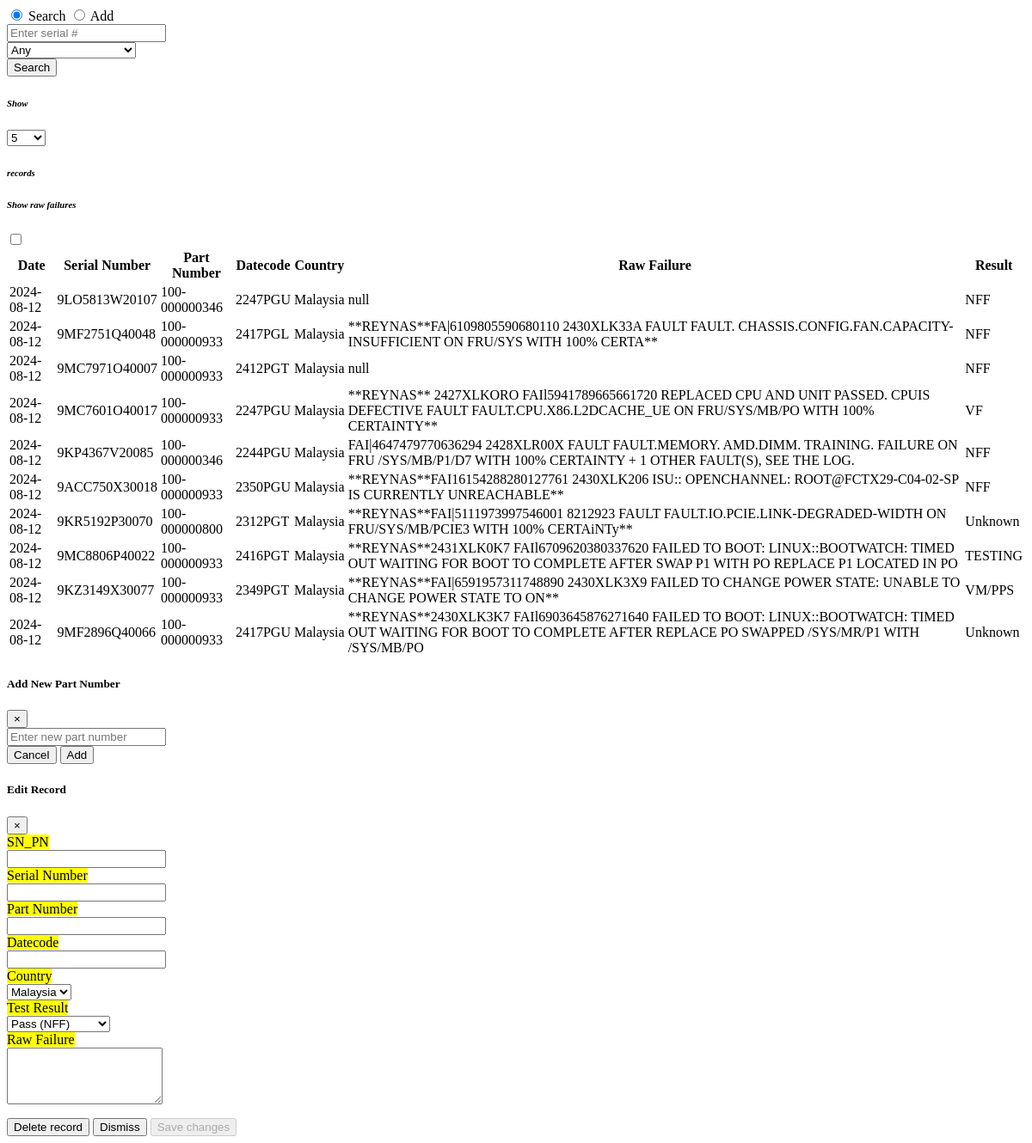
Page /home on the earlier database version.
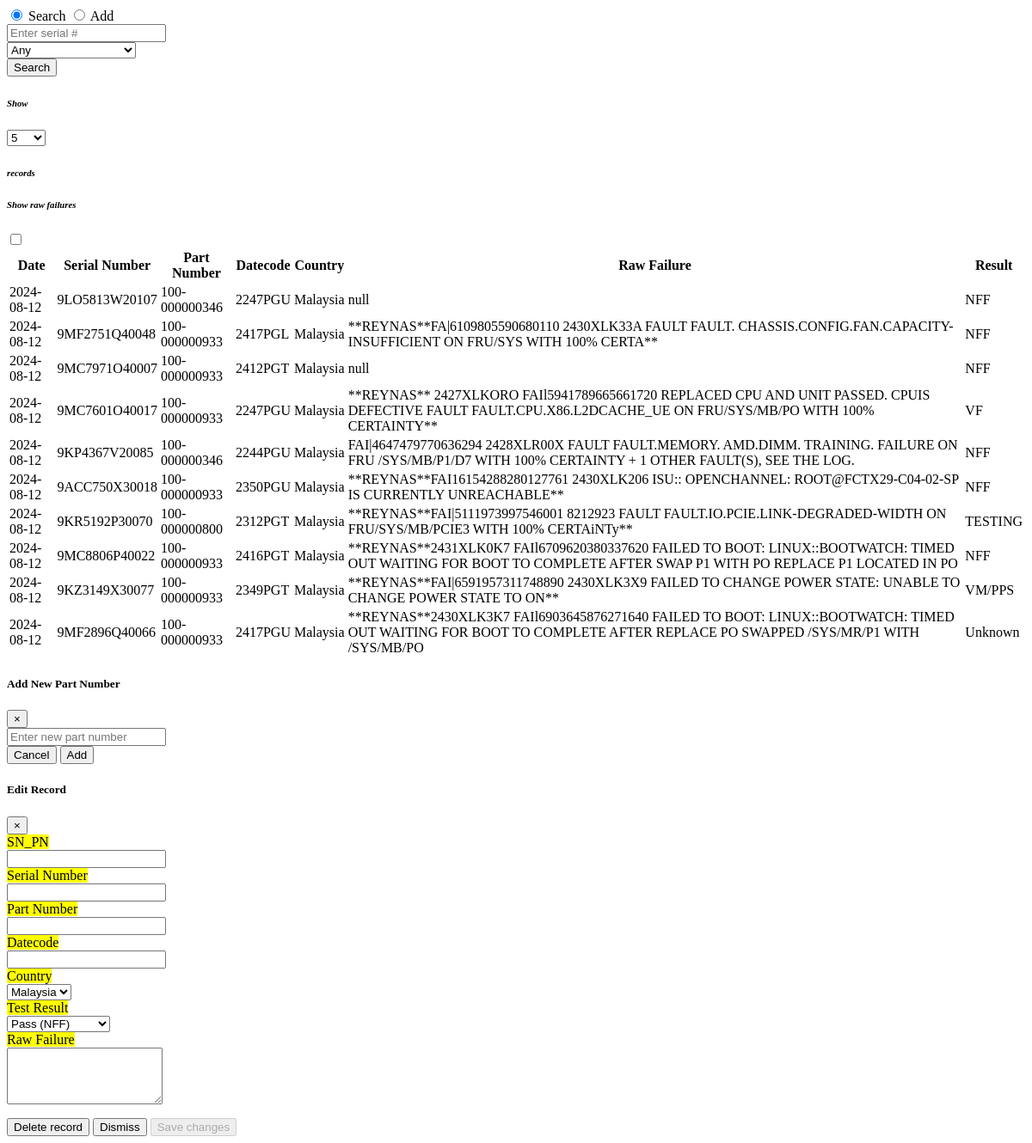
Same page on the later database version.
### tables this page shows
CREATE TABLE UNITS (
        id INTEGER PRIMARY KEY AUTOINCREMENT,
        date_added DATE DEFAULT (CURRENT_DATE),
        serial_number VARCHAR(20) UNIQUE NOT NULL ,
        part_number VARCHAR(20),
        datecode VARCHAR(10),
        country VARCHAR(15),
        composite_snpn VARCHAR(30),
        test_result VARCHAR(10) DEFAULT 'Unknown',
        raw_failure VARCHAR(150)
    );

### app.py (the view)
@app.route('/home')
def home():
    db = get_db()
    units = db.execute('SELECT * FROM UNITS ORDER BY date_added DESC LIMIT 10').fetchall()
    parts = db.execute('SELECT part_number FROM PARTS WHERE enabled = 1').fetchall()
    db.close()
    return render_template('home.html', units=units, parts=parts)

### app.py (called while the page is built)
def get_db():
    db = getattr(g, '_database', None)
    if db is None:
        db = g._database = sqlite3.connect('cputracker.db')
        db.row_factory = sqlite3.Row  # This allows us to access columns by name
    return db

@app.teardown_appcontext
def close_connection(exception):
    db = getattr(g, '_database', None)
    if db is not None:
        db.close()

### templates/home.html (shortened to what this page needs)
  <div class="navbar navbar-dark bg-dark">
    <form class="col-12">
        <div class="form-row">
            <div class="col-12 col-md-2 mb-2 mb-md-0">
                <div class="btn-group btn-group-toggle w-100" data-toggle="buttons">
                    <label class="btn btn-lg btn-secondary active" for="searchMode">
                        <input type="radio" name="options" id="searchMode" autocomplete="off" checked onclick="setMode('search')"> Search
                    </label>
                    <label class="btn btn-lg btn-secondary" for="addMode">
                        <input type="radio" name="options" id="addMode" autocomplete="off" onclick="setMode('add')"> Add
                    </label>
                </div>
            </div>
            <div class="col-12 col-md-5 mb-2 mb-md-0">
                <input type="text" class="form-control form-control-lg" id="searchBox" placeholder="Enter serial #">
            </div>
            <div class="col-12 col-md-3 mb-2 mb-md-0">
                <select class="form-control form-control-lg" id="partNumberDropdown" onchange="handlePartNumberChange()">
                    <option value="any">Any</option>
                </select>
            </div>
            <div class="col-12 col-md-2">
                <button class="btn btn-primary form-control form-control-lg" id="actionButton">Search</button>
            </div>
        </div>
    </form>
</div>
<div class="container-fluid">
    <div class="row">
        <div class="col-sm-6">
            <label for="recordsPerPage"> <h6><em>Show</em></h6></label>
            <select id="recordsPerPage" class="form-control form-control-sm d-inline-block w-auto">
                <option value="5">5</option>
            </select>
            <label for="recordsPerPage"><h6><em>records</em></h6></label>
        </div>
        <div class="col">
            <label for="show-raw-failures"><h6><em>Show raw failures</em></h6></label>
            <input type="checkbox" id="show-raw-failures" name="show-raw-failures">
        </div>
    </div>
    <table id='home_results_table' class="table table-bordered table-striped table-hover">
        <thead class="table-dark">
            <tr>
                <th data-column="date_added">Date</th>
                <th data-column="serial_number">Serial Number</th>
                <th data-column="part_number">Part Number</th>
                <th data-column="datecode">Datecode</th>
                <th data-column="country">Country</th>
                <th class="raw-failure-column" data-column="raw_failure">Raw Failure</th>
                <th data-column="test_result">Result</th>
            </tr>
        </thead>
        <tbody>
            {% if units %}
                {% for unit in units %}
                <tr record_id="{{ unit.id }}">
                    <td class="text-nowrap">{{ unit.date_added }}</td>
                    <td>{{ unit.serial_number }}</td>
                    <td class="text-nowrap">{{ unit.part_number }}</td>
                    <td>{{ unit.datecode }}</td>
                    <td>{{ unit.country }}</td>
                    <td class="raw-failure-column">
                        <span class="cell-content">{{ unit.raw_failure }}</span></td>
                    <td>{{ unit.test_result }}</td>
                </tr>
                {% endfor %}
            {% else %}
                <tr>
                <td colspan="4">No units found.</td>
                </tr>
            {% endif %}
        </tbody>
    </table>
</div>
<div class="modal fade" id="addPartModal" tabindex="-1" role="dialog" aria-labelledby="addPartModalLabel" aria-hidden="true">
    <div class="modal-dialog" role="document">
      <div class="modal-content">
        <div class="modal-header">
          <h5 class="modal-title" id="addPartModalLabel">Add New Part Number</h5>
          <button type="button" class="close" data-dismiss="modal" aria-label="Close">
            <span aria-hidden="true">&times;</span>
          </button>
        </div>
        <div class="modal-body">
          <input type="text" class="form-control" id="newPartNumber" placeholder="Enter new part number">
        </div>
        <div class="modal-footer">
          <button type="button" class="btn btn-secondary" data-dismiss="modal">Cancel</button>
          <button type="button" class="btn btn-primary" id="addPartButton">Add</button>
        </div>
      </div>
    </div>
  </div>
<div class="modal fade" id="editModal" tabindex="-1" role="dialog" aria-labelledby="editModalLabel" aria-hidden="true">
    <div class="modal-dialog" role="document">
        <div class="modal-content">
            <div class="modal-header">
                <h5 class="modal-title" id="editModalLabel">Edit Record</h5>
                <button type="button" class="close" data-dismiss="modal" aria-label="Close">
                    <span aria-hidden="true">&times;</span>
                </button>
            </div>
            <div class="modal-body">
                <form id="editForm">
                    <div class="form-group row">
                        <label for="comp_snpn" class="col-md-4 col-form-label text-dark"><mark>SN_PN</mark></label>
                        <div class="col-md-8">
                            <input type="text" class="form-control" id="comp_snpn" required>
                        </div>
                    </div>
                    <div class="form-group row">
                        <label for="serialNumber" class="col-md-4 col-form-label text-dark"><mark>Serial Number</mark></label>
                        <div class="col-md-8">
                            <input type="text" class="form-control" id="serialNumber" pattern="[a-zA-Z0-9]+" required>
                        </div>
                    </div>
                    <div class="form-group row">
                        <label for="partNumber" class="col-md-4 col-form-label  text-dark"><mark>Part Number</mark></label>
                        <div class="col-md-8">
                            <input type="text" class="form-control" id="partNumber" required>
                        </div>
                    </div>
                    <div class="form-group row">
                        <label for="datecode" class="col-md-4 col-form-label  text-dark"><mark>Datecode</mark></label>
                        <div class="col-md-8">
                            <input type="text" class="form-control" id="datecode" list="datecodeSuggestions" required>
                        </div>
                    </div>
                    <div class="form-group row">
                        <label for="country" class="col-md-4 col-form-label  text-dark"><mark>Country</mark></label>
                        <div class="col-md-8">
                            <select class="form-control" id="country">
                                <option value="Malaysia">Malaysia</option>
                            </select>
                        </div>
                    </div>
                    <div class="form-group row">
                        <label for="testResult" class="col-md-4 col-form-label  text-dark"><mark>Test Result</mark></label>
                        <div class="col-md-8">
                            <select class="form-control" id="testResult">
                                <option value="NFF">Pass (NFF)</option>
                            </select>
                        </div>
                    </div>
                    <div class="form-group row">
                        <label for="rawFailure" class="col-md-4 col-form-label  text-dark"><mark>Raw Failure</mark></label>
                        <div class="col-md-8">
                            <textarea class="form-control" id="rawFailure" rows="4"></textarea>
                        </div>
                    </div>
                </form>
            </div>
            <div class="modal-footer container">
                <button type="button" class="btn btn-danger text-nowrap" id="deleteRecordButton">Delete record</button>
                <button type="button" class="btn btn-secondary text-nowrap" id="dismissButton" data-dismiss="modal" onclick="window.location.href='/'">Dismiss</button>
                <button type="button" class="btn btn-success text-nowrap" id="saveChangesButton" disabled>Save changes</button>
            </div>
        </div>
    </div>
</div>

Differences in the rows shown:
changed UNITS "9KR5192P30070": test_result "Unknown" → "TESTING"
changed UNITS "9MC8806P40022": test_result "TESTING" → "NFF"
